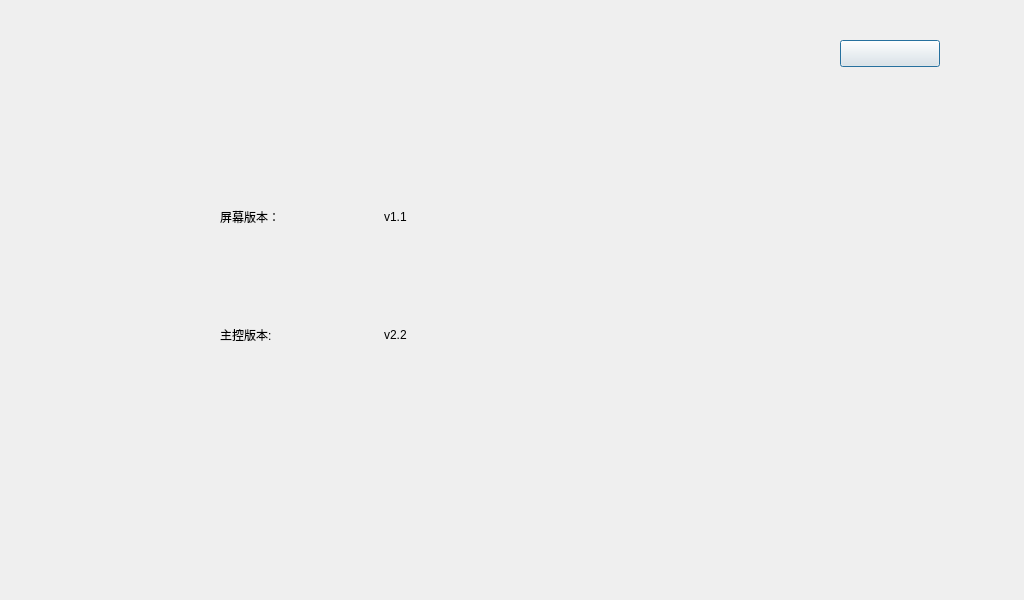
<?xml version="1.0" encoding="UTF-8"?>
<ui version="4.0">
 <class>DeviceVersion</class>
 <widget class="QDialog" name="DeviceVersion">
  <property name="geometry">
   <rect>
    <x>0</x>
    <y>0</y>
    <width>1024</width>
    <height>600</height>
   </rect>
  </property>
  <property name="windowTitle">
   <string>Dialog</string>
  </property>
  <widget class="QPushButton" name="pb_back">
   <property name="geometry">
    <rect>
     <x>840</x>
     <y>40</y>
     <width>100</width>
     <height>27</height>
    </rect>
   </property>
   <property name="text">
    <string/>
   </property>
  </widget>
  <widget class="QWidget" name="widget" native="true">
   <property name="geometry">
    <rect>
     <x>220</x>
     <y>160</y>
     <width>321</width>
     <height>231</height>
    </rect>
   </property>
   <layout class="QGridLayout" name="gridLayout">
    <item row="0" column="0">
     <widget class="QLabel" name="label">
      <property name="text">
       <string>屏幕版本：</string>
      </property>
     </widget>
    </item>
    <item row="0" column="1">
     <widget class="QLabel" name="label_2">
      <property name="text">
       <string>v1.1</string>
      </property>
     </widget>
    </item>
    <item row="1" column="0">
     <widget class="QLabel" name="label_3">
      <property name="text">
       <string>主控版本:</string>
      </property>
     </widget>
    </item>
    <item row="1" column="1">
     <widget class="QLabel" name="label_4">
      <property name="text">
       <string>v2.2</string>
      </property>
     </widget>
    </item>
   </layout>
  </widget>
 </widget>
 <resources/>
 <connections/>
</ui>
